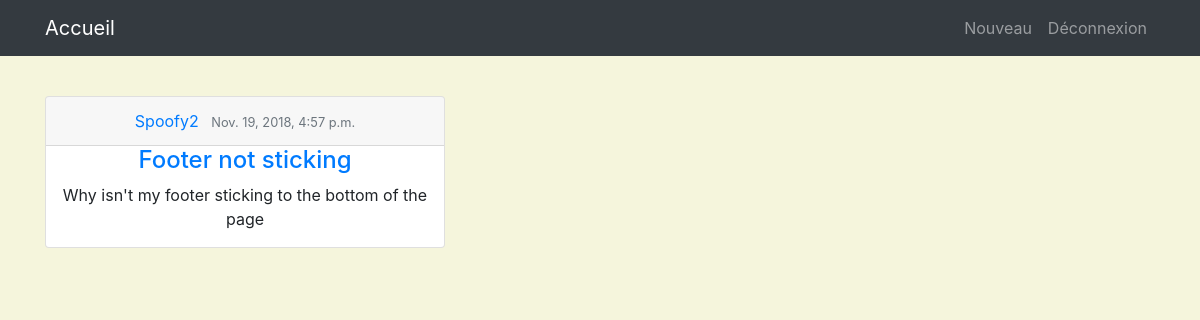
/Unlyacc/messages/ (signed in), run on the app's committed database.
### Unlyacc/models.py (models this page shows, shortened)
class Message(models.Model):
    title = models.CharField(max_length=150)
    content = models.TextField()
    date_posted = models.DateTimeField(default=timezone.now)
    author = models.ForeignKey(User, on_delete=models.CASCADE)

### Unlyacc/views.py (the view)
def view_messages(request):
	if request.user.is_authenticated():
		if request.user.is_staff==True:
			args={
				'messages':Message.objects.all()
			}
			return render(request,'Unlyacc/messages.html',args)
		else :
			args={
				'messages':Message.objects.filter(author__id=request.user.id)
			}
			return render(request,'Unlyacc/messages.html',args)
	else :
		return redirect('/Unlyacc/login')

### Unlyacc/templates/Unlyacc/messages.html (shortened to what this page needs)
{% extends 'basemessages.html' %}
{%load static%}
{% block body%}
{% for Message in messages %}
<div class="container">
  <div class="card" style="width: 25rem;">
    <article class="media content-section">
      <div style="text-align:center;" class="media-body">
        <div class="article-metadata">
          <div class="card-header">
            <a class="mr-2" href="#">{{Message.author}}</a>
            <small class="text-muted" >{{Message.date_posted}}</small>
          </div>
        </div>
        <h4><a class="article-title" href="{% url 'message-detail' Message.id %}">{{Message.title}}</a></h4>
        <p class="article-content">{{Message.content}}</p>
      </div>
    </article>
  </div>
  <br>
</div>
  {%endfor%}
{% endblock %}

### Unlyacc/templates/basemessages.html (style rules this page uses)
body { background-color: #F5F5DC; }

### data on the page
Message: author "Spoofy2", date_posted "Nov. 19, 2018, 4:57 p.m.", title "Footer not sticking", content "Why isn't my footer sticking to the bottom of the page"
